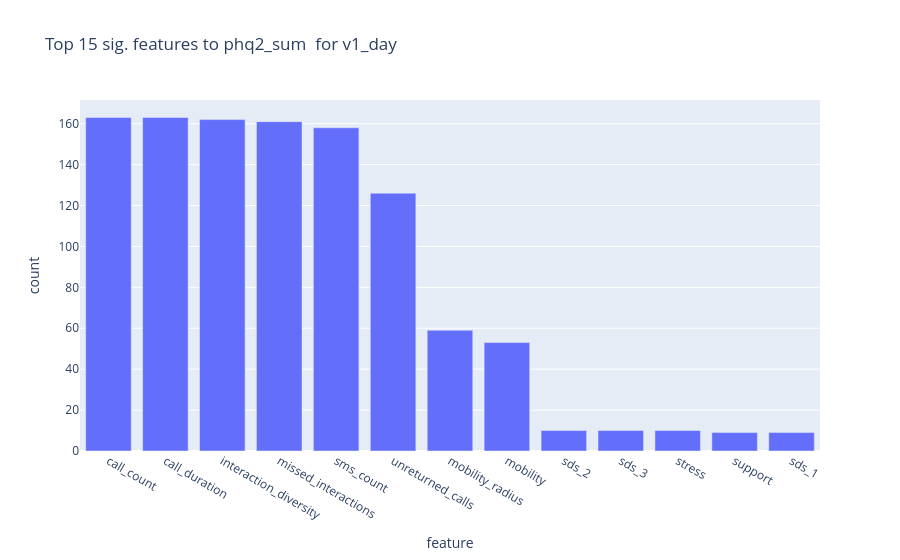
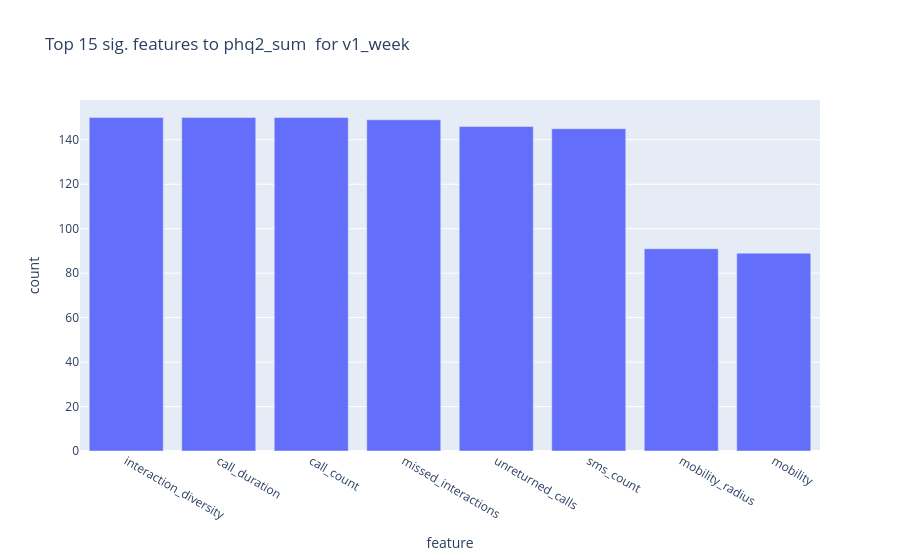
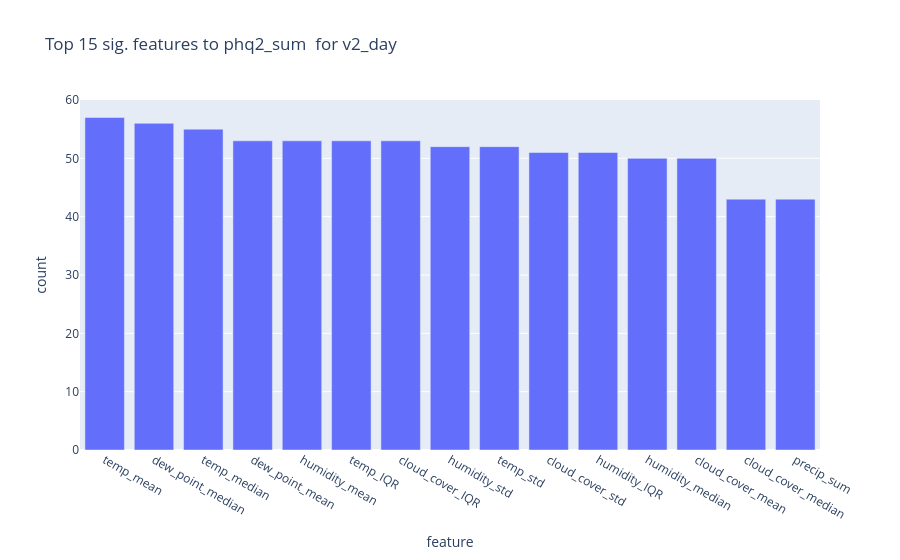
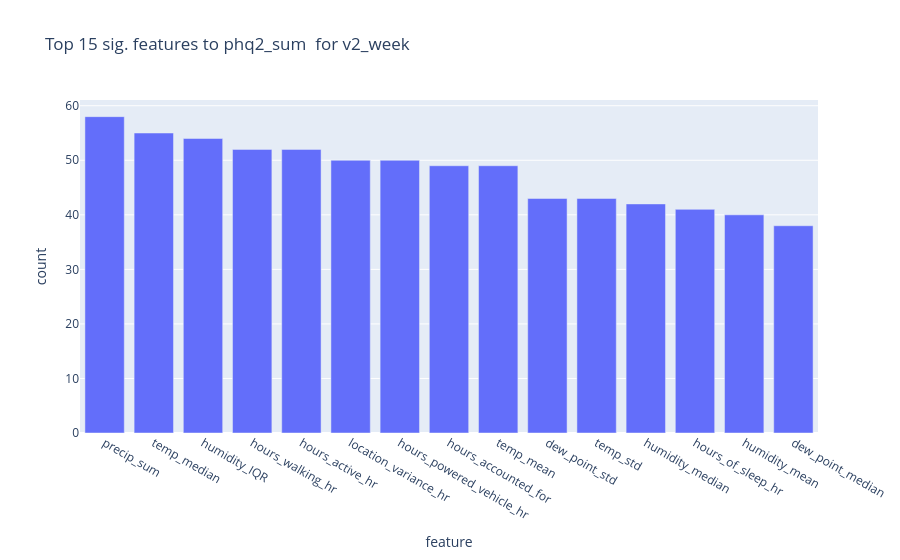

The notebook cell these images were saved under, in order:
### Markdown cell above
## Subject-Level ANOVA for V2, Averaged Across All Subjects (for weather column choice)

### Code cell
## Anova for feature analysis
print('Run on:', dt.datetime.today().strftime('%a %d %b %Y, %I:%M%p'))
import textwrap

# ---- EDIT PARAMS ------
n_features = 10 # Choose number of features/scores to save from the ANOVA
n_subjects_show = 0 # Choose number of subjects' ANOVA scores to see in graphs
n_features_show = 10 # Choose number of features to see in graphs
show_means = True # Choose whether to visualize mean scores for features across all subjects
verbose = False
# --------------------

anova_features = {}
top_subj_features = {}
	
for y_col in ['phq2_sum','phq9_sum']:
	anova_features[y_col] = {}
	top_subj_features[y_col]={}

	for name in ['v1_day','v1_week','v2_day','v2_week']:
		subjects_shown_count=0
		subjects_skipped=0
		top_subj_features[y_col][name] = {}
		# if 'phq9' in y_col: continue
		# if 'v1' in name: continue
		#print(f'################ {name} ###############')
		df = pd.read_csv(os.path.join(brighten_dir, f'{name}_trainval_transformed.csv')) #use transformed to have NOT imputed data
		df['num_id'] = pd.to_numeric(df['num_id'])
		numeric_cols = df.select_dtypes(include=('int64','float64')).columns.to_list()
		drop_nonnumeric_cols = [col for col in df.columns if col not in numeric_cols]
		drop_dup_dumb_cols = [col for col in df.columns if '.1' in col or '.2' in col or '.3' in col or 'Unnamed' in col]
		drop_baseline_cols = [col for col in df.columns if any(item in col for item in baseline_cols)]
		drop_fully_missing_cols = [col for col in df.columns if col in fully_missing_cols]
		drop_time_cols = [col for col in df.columns if any(item in col for item in ['dt','date','day','week','month','season'])]
		# Too correlated cols:
		drop_too_corr_cols = [col for col in df.columns if col in drop_corr_cols_v1+drop_corr_cols_v2]
		drop_non_hr_cols = [col for col in df.columns if f'{col}_hr' in df.columns]
		df_clean = df.drop(columns=[col for col in df.columns if col in drop_nonnumeric_cols+drop_dup_dumb_cols+drop_baseline_cols+drop_time_cols+drop_non_hr_cols+drop_too_corr_cols+drop_fully_missing_cols])

		for sub, sub_df in df_clean.groupby('num_id'):		
			
			df_cov = sub_df.loc[:, sub_df.notna().mean() > 0.7]
			df_cov = df_cov.copy()
			if y_col not in df_cov.columns:
				df_cov[y_col] = sub_df[y_col].copy()
			#print(f'Not including these columns in X, not enough coverage: ', [col for col in sub_df.columns if col not in df_cov.columns])
			df_full = df_cov.dropna()
			#print(f'Shape before dropna: {df_cov.shape}, shape afer dropna: {df_full.shape}')
			rows = len(df_full)
			columns_dropped = df_cov.shape[0] - df_full.shape[0]
			columns_remaining = df_full.shape[0]
			min_rows = 6 if 'week' in name else 15
			if rows <= min_rows:
				if verbose: print(f'Skipping {sub}, only {rows} rows.')
				subjects_skipped+=1
				continue # skip small samples
			if columns_remaining < 4:
				if verbose: print(f'Skipping {sub}, only {columns_remaining} columns (dropped {columns_dropped}).')
				subjects_skipped+=1
				continue #skip insufficient features

			# Separate X and y
			selector = SelectKBest(score_func=f_classif, k=2)
			if 'phq2' in y_col:
				X = df_full.drop(columns=[col for col in df_full.columns if 'phq' in col])
			if 'phq9' in y_col:
				X = df_full.drop(columns=[col for col in df_full.columns if 'phq9' in col])
			X_num = X.select_dtypes(include=('int64','float64'))
			# print(f'Not including these columns in X, not numeric: ', [col for col in X.columns if col not in X_num.columns])
			
			y = df_full[y_col].copy()
			if y.nunique() < 2 or y.var() < 0.001:
				if verbose: print(f'Skipping sub {sub}: 0 variance in y')
				subjects_skipped+=1
				continue
			if y.std() < 0.1:
				if verbose: print(f'Skipping sub {sub}, low variance in y')
				subjects_skipped+=1
				continue



			# --- Drop constant (zero-variance) features ---
			var_selector = VarianceThreshold(threshold=1e-10)
			try:
				X_var = pd.DataFrame(
					var_selector.fit_transform(X_num),
					columns=X_num.columns[var_selector.get_support()],
					index=X_num.index
				)
			except Exception as e:
				if verbose: print(f'Skipping sub {sub}, Exception on VarianceThreshold: {e}')
				subjects_skipped+=1
				continue 

			if X_var.shape[1] < 2:
				if verbose: print(f'Skipping sub {sub}, only {X_var.shape[1]} features after dropping zero-variance.')
				subjects_skipped+=1
				continue

			X_new = selector.fit_transform(X_var, y)

			# Show scores
			anova_scores = pd.DataFrame({
				'feature': X_var.columns,
				'f_score': selector.scores_,
				'p_value': selector.pvalues_
			}).sort_values('f_score', ascending=False)

			#print(anova_scores)
			
			# --- Save Features --- 
			top_n = 10  # number of top features to save
			top_features_sub = anova_scores.head(top_n)
			top_subj_features[y_col][name][sub] = top_features_sub['feature'].to_list()

			# --- Visualize Scores for Subjects ---

			if subjects_shown_count < n_subjects_show:
				fig = plt.figure(figsize=(5, 4))
				plt.barh(top_features_sub['feature'], top_features_sub['f_score'], color='skyblue')
				plt.xlabel('F-score (ANOVA)')
				plt.ylabel('Feature')
				plt.suptitle(f'{name} subject: Top {top_n} Features for subject {sub} by ANOVA F-score')
				plt.gca().invert_yaxis()

				# Wrap columns into a readable multi-line string
				cols_str = ', '.join(X_var.columns.to_list())
				wrapped = textwrap.fill(cols_str, width=100)
				label = f'Columns available:\n{wrapped}'

				plt.figtext(
					0.01, -0.02,          # x, y in figure coords (below the axes)
					label,
					fontsize=7,
					verticalalignment='top',
					bbox=dict(boxstyle='round', facecolor='lightyellow', alpha=0.8)
				)

				plt.tight_layout()
				plt.subplots_adjust(bottom=0.02 + 0.013 * wrapped.count('\n'))  # grow bottom margin with line count
				plt.show()
				subjects_shown_count += 1


	# --- Summarize across subjects ---
	for name in top_subj_features[y_col].keys():
		# if 'phq9' in y_col: continue
		# if 'v1' in name: continue

		all_feats = [feat for sublist in top_subj_features[y_col][name].values() for feat in sublist]
		counts = Counter(all_feats)
		top_common = pd.DataFrame(counts.most_common(15), columns=['feature', 'count'])
		
		# --- Visualize Mean Scores Across Subjects ---
		if show_means:
			fig = px.bar(top_common, x='feature', y='count', title=f'Top 15 sig. features to {y_col}  for {name}')
			fig.show()

		if verbose: print(f'Adding to {name} for {y_col}: {top_common['feature'].to_list()}')
		anova_features[y_col][name] = top_common['feature'].to_list()

		subjects_used = len(list(top_subj_features[y_col][name].keys()))
		subjects = subjects_used + subjects_skipped

		print(f'For {name}: {subjects_used} used of {subjects}')

### Figure 1 — Plotly figure (JSON) as saved in the notebook; plotly's stock layout.template omitted (floating-point values rounded to 4 significant figures)
{"data": [{"hovertemplate": "feature=%{x}<br>count=%{y}<extra></extra>", "legendgroup": "", "marker": {"color": "#636efa", "pattern": {"shape": ""}}, "name": "", "orientation": "v", "showlegend": false, "textposition": "auto", "type": "bar", "x": ["call_count", "call_duration", "interaction_diversity", "missed_interactions", "sms_count", "unreturned_calls", "mobility_radius", "mobility", "sds_2", "sds_3", "stress", "support", "sds_1"], "xaxis": "x", "y": [163, 163, 162, 161, 158, 126, 59, 53, 10, 10, 10, 9, 9], "yaxis": "y"}], "layout": {"barmode": "relative", "legend": {"tracegroupgap": 0}, "title": {"text": "Top 15 sig. features to phq2_sum  for v1_day"}, "xaxis": {"anchor": "y", "domain": [0, 1], "title": {"text": "feature"}}, "yaxis": {"anchor": "x", "domain": [0, 1], "title": {"text": "count"}}}}

### Figure 2 — Plotly figure (JSON) as saved in the notebook; plotly's stock layout.template omitted (floating-point values rounded to 4 significant figures)
{"data": [{"hovertemplate": "feature=%{x}<br>count=%{y}<extra></extra>", "legendgroup": "", "marker": {"color": "#636efa", "pattern": {"shape": ""}}, "name": "", "orientation": "v", "showlegend": false, "textposition": "auto", "type": "bar", "x": ["interaction_diversity", "call_duration", "call_count", "missed_interactions", "unreturned_calls", "sms_count", "mobility_radius", "mobility"], "xaxis": "x", "y": [150, 150, 150, 149, 146, 145, 91, 89], "yaxis": "y"}], "layout": {"barmode": "relative", "legend": {"tracegroupgap": 0}, "title": {"text": "Top 15 sig. features to phq2_sum  for v1_week"}, "xaxis": {"anchor": "y", "domain": [0, 1], "title": {"text": "feature"}}, "yaxis": {"anchor": "x", "domain": [0, 1], "title": {"text": "count"}}}}

### Figure 3 — Plotly figure (JSON) as saved in the notebook; plotly's stock layout.template omitted (floating-point values rounded to 4 significant figures)
{"data": [{"hovertemplate": "feature=%{x}<br>count=%{y}<extra></extra>", "legendgroup": "", "marker": {"color": "#636efa", "pattern": {"shape": ""}}, "name": "", "orientation": "v", "showlegend": false, "textposition": "auto", "type": "bar", "x": ["temp_mean", "dew_point_median", "temp_median", "dew_point_mean", "humidity_mean", "temp_IQR", "cloud_cover_IQR", "humidity_std", "temp_std", "cloud_cover_std", "humidity_IQR", "humidity_median", "cloud_cover_mean", "cloud_cover_median", "precip_sum"], "xaxis": "x", "y": [57, 56, 55, 53, 53, 53, 53, 52, 52, 51, 51, 50, 50, 43, 43], "yaxis": "y"}], "layout": {"barmode": "relative", "legend": {"tracegroupgap": 0}, "title": {"text": "Top 15 sig. features to phq2_sum  for v2_day"}, "xaxis": {"anchor": "y", "domain": [0, 1], "title": {"text": "feature"}}, "yaxis": {"anchor": "x", "domain": [0, 1], "title": {"text": "count"}}}}

### Figure 4 — Plotly figure (JSON) as saved in the notebook; plotly's stock layout.template omitted (floating-point values rounded to 4 significant figures)
{"data": [{"hovertemplate": "feature=%{x}<br>count=%{y}<extra></extra>", "legendgroup": "", "marker": {"color": "#636efa", "pattern": {"shape": ""}}, "name": "", "orientation": "v", "showlegend": false, "textposition": "auto", "type": "bar", "x": ["precip_sum", "temp_median", "humidity_IQR", "hours_walking_hr", "hours_active_hr", "location_variance_hr", "hours_powered_vehicle_hr", "hours_accounted_for", "temp_mean", "dew_point_std", "temp_std", "humidity_median", "hours_of_sleep_hr", "humidity_mean", "dew_point_median"], "xaxis": "x", "y": [58, 55, 54, 52, 52, 50, 50, 49, 49, 43, 43, 42, 41, 40, 38], "yaxis": "y"}], "layout": {"barmode": "relative", "legend": {"tracegroupgap": 0}, "title": {"text": "Top 15 sig. features to phq2_sum  for v2_week"}, "xaxis": {"anchor": "y", "domain": [0, 1], "title": {"text": "feature"}}, "yaxis": {"anchor": "x", "domain": [0, 1], "title": {"text": "count"}}}}
